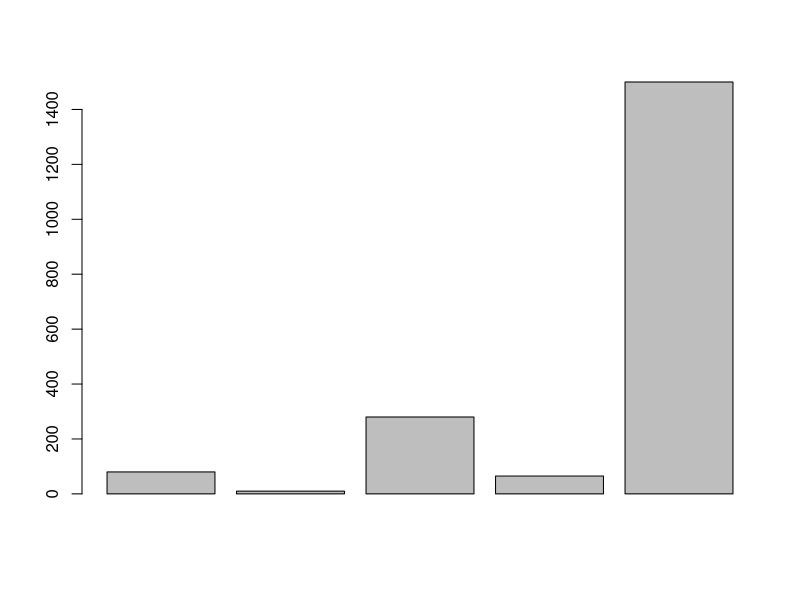
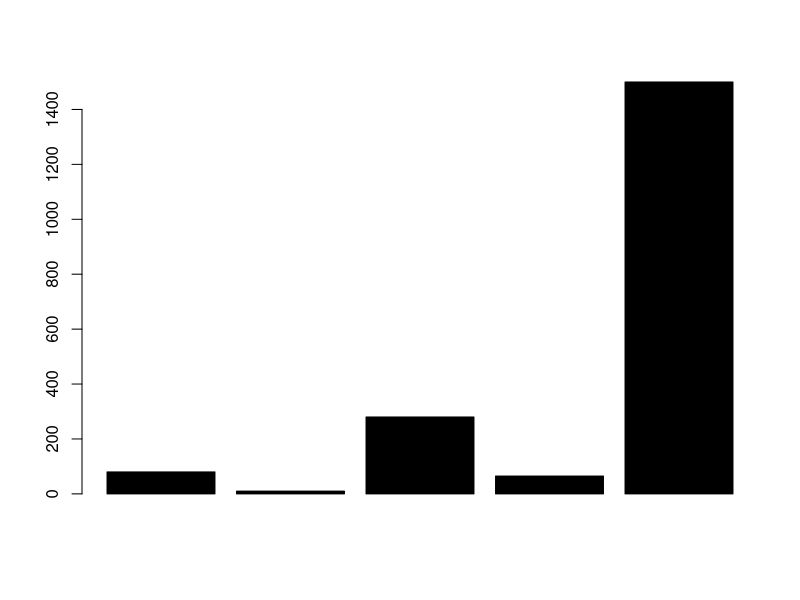
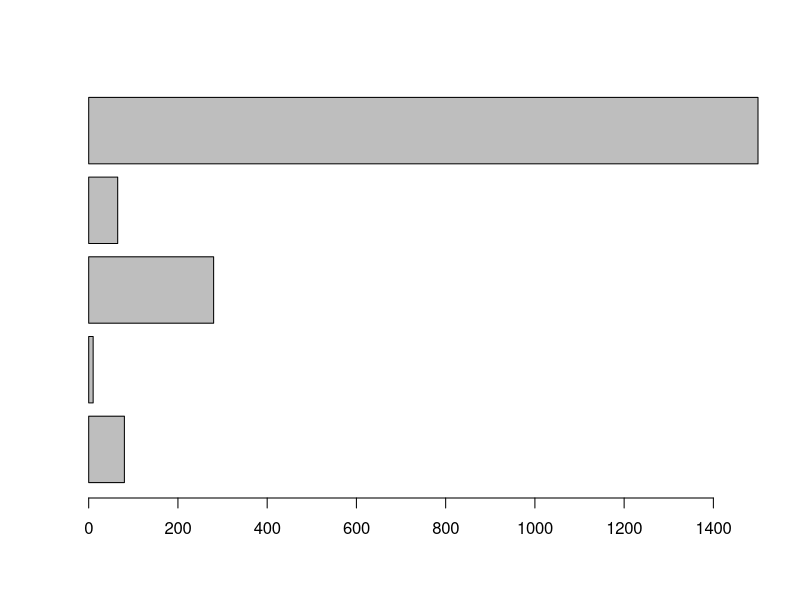
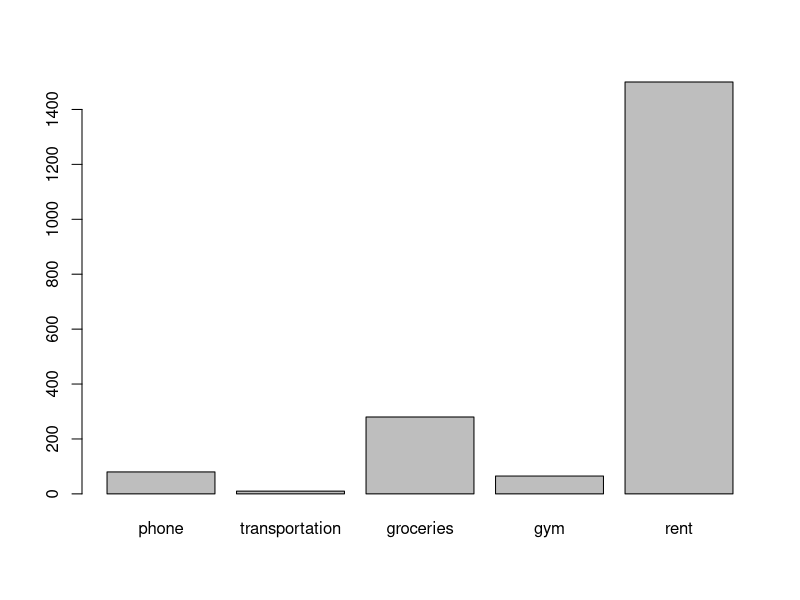
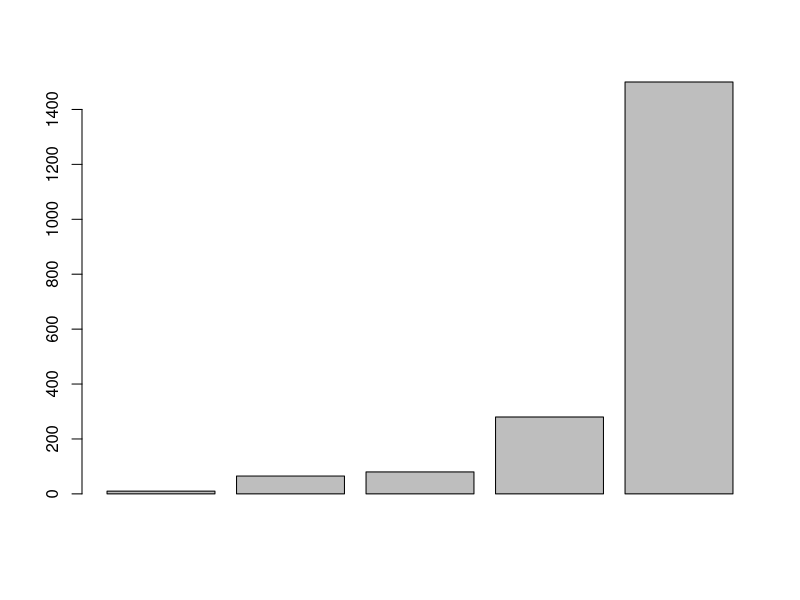
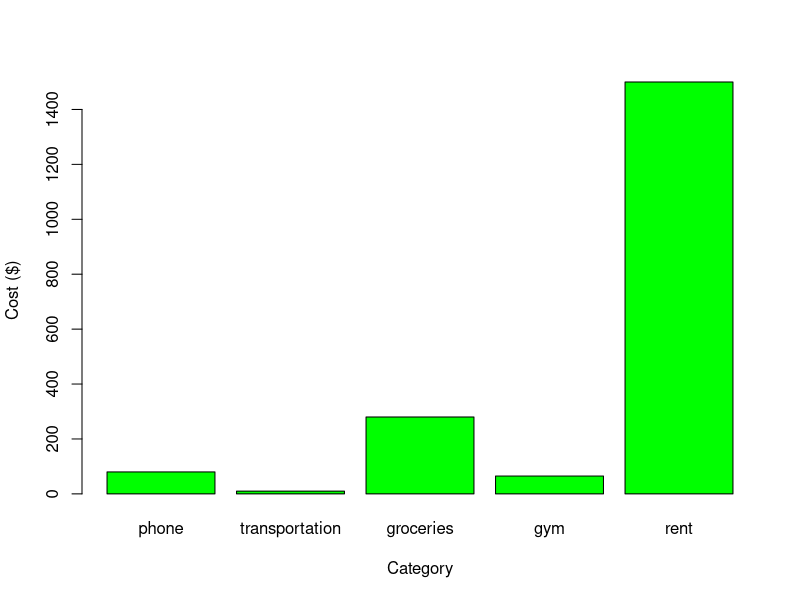

Write the R code that produced these figures, in order.
## ---- chunk 1
knitr::opts_chunk$set(echo = TRUE)
## ---- chunk 2
# total expenses
80 + 20 + 527 + 10 + 1500 + 83
## ---- chunk 3
# objects with assigned values
phone <- 80
phone
## ---- chunk 4
coffee = 30
coffee
## ---- chunk 5
# create variables
transportation <- 10
groceries <- 280
gym <- 65
rent <- 1500
## ---- chunk 6
# total expenses
total <- transportation + groceries + gym + rent
## ---- chunk 7
# semester expenses
semester <- total * 5
## ---- chunk 8
# year expenses
year <- semester * 2
## ---- chunk 9
# case sensitive
phone <- 80
Phone <- -80
PHONE <- 8000

phone + Phone
PHONE - phone
## ---- chunk 10
# vector expenses
expenses <- c(phone, transportation, groceries, gym, rent)
M <- c("phone", "transportation", "groceries", "gym", "rent")
## ---- chunk 11
# barchart
barplot(expenses)
## ---- chunk 12
# barchart with colored bars
barplot(height = expenses, col = "black")
## ---- chunk 13
# barchart horizontally oriented
barplot(height = expenses, horiz = TRUE)
## ---- chunk 14
# barchart with bar labels
barplot(height = expenses, names.arg = M)
## ---- chunk 15
# barchart in decreasing/increasing order
barplot(sort(expenses))
barplot(height = expenses, names.arg = M, col = "green", border = "black", xlab = "Category", ylab = "Cost ($)")
